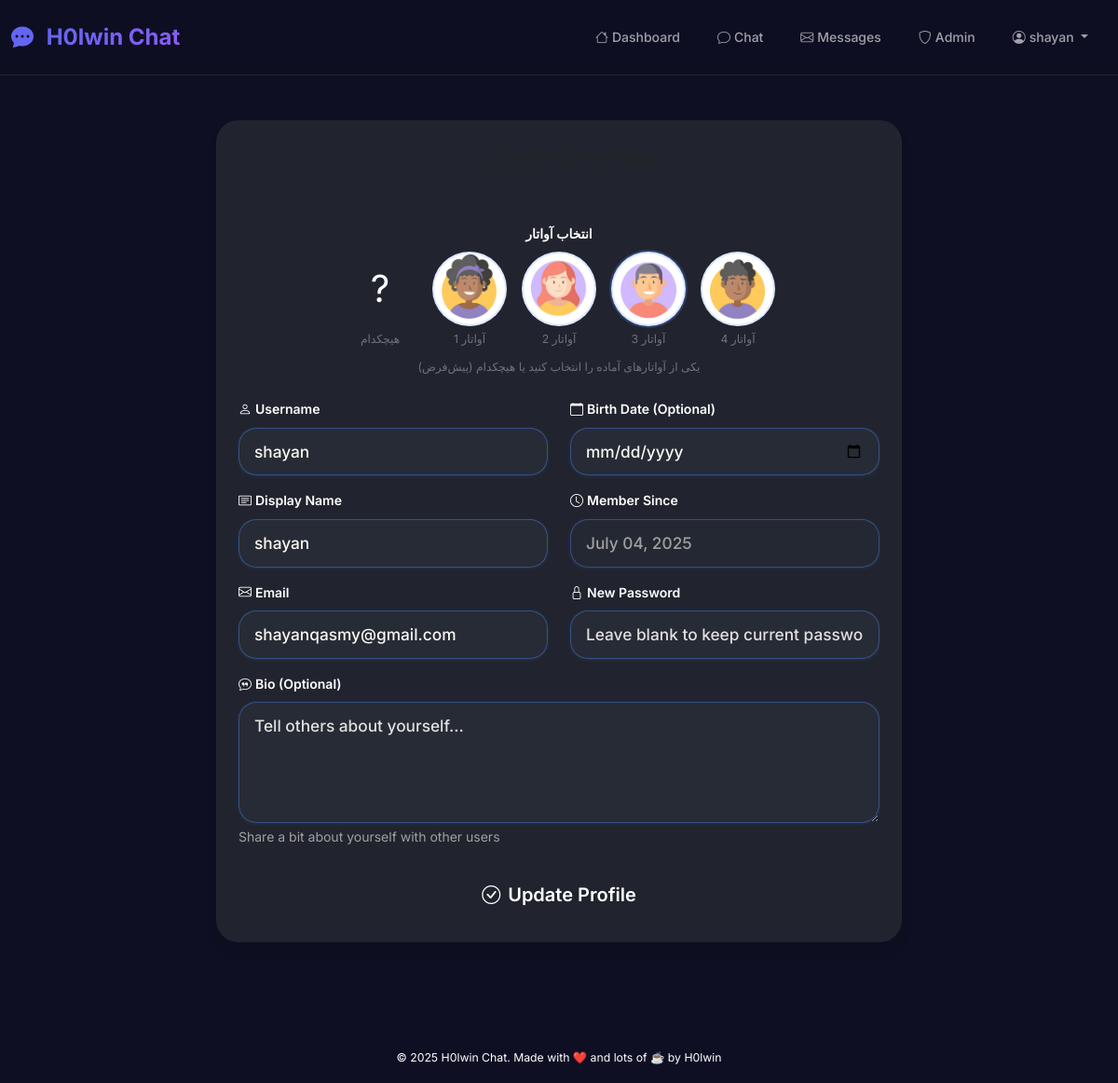
Screenshot of /profile (signed in) with the database file from the repository.
### tables this page shows
CREATE TABLE settings (
            key TEXT PRIMARY KEY,
            value TEXT
        );

CREATE TABLE "users" (
                    id INTEGER PRIMARY KEY AUTOINCREMENT,
                    username TEXT UNIQUE NOT NULL,
                    email TEXT UNIQUE NOT NULL,
                    hashed_password TEXT NOT NULL,
                    is_admin INTEGER DEFAULT 0,
                    created_at TIMESTAMP DEFAULT CURRENT_TIMESTAMP
                , display_name TEXT, bio TEXT, birth_date DATE, profile_image TEXT, last_seen TIMESTAMP);

### backend/app.py (the view, shortened to what this page needs)
@app.route('/profile', methods=['GET', 'POST'])
@login_required
def profile():
    error = None
    success = None
    avatar_dir = os.path.join(os.path.dirname(__file__), '../frontend/static/avatars')
    avatar_files = sorted([os.path.basename(f) for f in glob.glob(os.path.join(avatar_dir, 'avatar*.png'))])
    avatar_urls = [f'/static/avatars/{fname}' for fname in avatar_files]
    with get_db() as conn:
        cur = conn.cursor()
        cur.execute('''SELECT username, email, display_name, bio, birth_date, profile_image, created_at
                      FROM users WHERE id=?''', (current_user.id,))
        user = cur.fetchone()
    user_data = {
        'username': user[0],
        'email': user[1],
        'display_name': user[2] or user[0],
        'bio': user[3] or '',
        'birth_date': user[4] or '',
        'profile_image': user[5],
        'created_at': format_join_date(user[6]) if user[6] else 'Unknown'
    }
    return render_template('profile.html', user=user_data, error=error, success=success, avatars=avatar_urls)

### backend/app.py (called while the page is built)
@login_manager.user_loader
def load_user(user_id):
    return get_user_by_id(user_id)

def format_join_date(date_str):
    if not date_str:
        return 'Unknown'
    try:
        if isinstance(date_str, str):
            date_obj = datetime.fromisoformat(date_str.replace('Z', '+00:00'))
        else:
            date_obj = date_str
        return date_obj.strftime('%B %d, %Y')
    except:
        return str(date_str) if date_str else 'Unknown'

def get_db():
    db_path = os.path.join(os.path.dirname(__file__), 'db', 'chatroom.db')
    return sqlite3.connect(db_path)

def get_setting(key, default=None):
    with get_db() as conn:
        cur = conn.cursor()
        cur.execute('SELECT value FROM settings WHERE key = ?', (key,))
        row = cur.fetchone()
        return row[0] if row else default

@app.context_processor
def inject_site_name():
    site_name = get_setting('site_name', 'ChatRoom')
    return dict(site_name=site_name)

### backend/auth.py (called while the page is built)
def get_user_by_id(user_id):
    conn = sqlite3.connect(DB_PATH)
    cur = conn.cursor()
    cur.execute('''SELECT id, username, email, hashed_password, is_admin, created_at,
                   display_name, bio, birth_date, profile_image FROM users WHERE id = ?''', (user_id,))
    row = cur.fetchone()
    conn.close()
    if row:
        return User(*row)
    return None

### frontend/templates/profile.html (shortened to what this page needs)
{% extends 'base.html' %}
{% block content %}
<div class="container py-4">
    <div class="row justify-content-center">
        <div class="col-lg-8">
            <div class="card shadow-lg border-0" style="background: rgba(35,38,47,0.92); border-radius: 1.5rem; border: 1.5px solid rgba(79,140,255,0.15);">
                <div class="card-header bg-transparent border-0 text-center py-4">
                    <h2 class="mb-0" style="color: var(--color-primary); font-weight: 700;">
                        <i class="bi bi-person-gear me-2"></i>Edit Profile
                    </h2>
                </div>
                <div class="card-body p-4">
                    <form method="post" enctype="multipart/form-data" autocomplete="off">
                        <div class="text-center mb-4">
                            <label class="form-label mb-2" style="font-weight:600;">انتخاب آواتار</label>
                            <div class="d-flex flex-wrap justify-content-center gap-3 mb-2">
                                <label class="avatar-option">
                                    <div class="avatar-preview rounded-circle d-flex align-items-center justify-content-center" style="background:var(--color-primary);width:80px;height:80px;">
                                        <span style="font-size:2.5rem;color:#fff;">?</span>
                                    </div>
                                    <div class="small text-muted mt-1">هیچکدام</div>
                                </label>
                                {% for avatar in avatars %}
                                <label class="avatar-option">
                                    <div class="avatar-preview rounded-circle overflow-hidden d-flex align-items-center justify-content-center" style="width:80px;height:80px;background:#fff;border:2px solid #4f8cff33;">
                                        <img src="{{ avatar }}" alt="avatar" style="width:100%;height:100%;object-fit:cover;">
                                    </div>
                                    <div class="small text-muted mt-1">آواتار {{ loop.index }}</div>
                                </label>
                                {% endfor %}
                            </div>
                            <small class="text-muted">یکی از آواتارهای آماده را انتخاب کنید یا هیچکدام (پیش‌فرض)</small>
                        </div>
                        <div class="row">
                            <div class="col-md-6">
                                <div class="mb-3">
                                    <label for="username" class="form-label">
                                        <i class="bi bi-person me-1"></i>Username
                                    </label>
                                    <input type="text" class="form-control" id="username" name="username"
                                           value="{{ user.username }}" required>
                                </div>
                                <div class="mb-3">
                                    <label for="display_name" class="form-label">
                                        <i class="bi bi-card-text me-1"></i>Display Name
                                    </label>
                                    <input type="text" class="form-control" id="display_name" name="display_name"
                                           value="{{ user.display_name }}" placeholder="How others will see your name">
                                </div>
                                <div class="mb-3">
                                    <label for="email" class="form-label">
                                        <i class="bi bi-envelope me-1"></i>Email
                                    </label>
                                    <input type="email" class="form-control" id="email" name="email"
                                           value="{{ user.email }}" required>
                                </div>
                            </div>
                            <div class="col-md-6">
                                <div class="mb-3">
                                    <label for="birth_date" class="form-label">
                                        <i class="bi bi-calendar me-1"></i>Birth Date (Optional)
                                    </label>
                                    <input type="date" class="form-control" id="birth_date" name="birth_date"
                                           value="{{ user.birth_date }}">
                                </div>
                                <div class="mb-3">
                                    <label class="form-label">
                                        <i class="bi bi-clock me-1"></i>Member Since
                                    </label>
                                    <input type="text" class="form-control" value="{{ user.created_at }}" readonly
                                           style="background: rgba(40,44,54,0.5);">
                                </div>
                                <div class="mb-3">
                                    <label for="password" class="form-label">
                                        <i class="bi bi-lock me-1"></i>New Password
                                    </label>
                                    <input type="password" class="form-control" id="password" name="password"
                                           placeholder="Leave blank to keep current password">
                                </div>
                            </div>
                        </div>
                        <div class="mb-4">
                            <label for="bio" class="form-label">
                                <i class="bi bi-chat-quote me-1"></i>Bio (Optional)
                            </label>
                            <textarea class="form-control" id="bio" name="bio" rows="4"
                                      placeholder="Tell others about yourself...">{{ user.bio }}</textarea>
                            <div class="form-text">Share a bit about yourself with other users</div>
                        </div>
                        <div class="text-center">
                            <button type="submit" class="btn btn-primary btn-lg px-5">
                                <i class="bi bi-check-circle me-2"></i>Update Profile
                            </button>
                        </div>
                    </form>
                </div>
            </div>
        </div>
    </div>
</div>
{% endblock %}

### frontend/templates/base.html (shortened to what this page needs)
<!DOCTYPE html>
<html lang="en">
<head>
    <link href="https://cdn.jsdelivr.net/npm/bootstrap@5.3.2/dist/css/bootstrap.min.css" rel="stylesheet">
    <link href="https://cdn.jsdelivr.net/npm/bootstrap-icons@1.11.3/font/bootstrap-icons.min.css" rel="stylesheet">
    <link href="/static/css/main.css" rel="stylesheet">
    <link href="/static/css/rtl-support.css" rel="stylesheet">
    <link href="/static/css/spacing.css" rel="stylesheet">
</head>
<body class="app-body">
    <nav class="navbar navbar-expand-lg navbar-dark app-navbar">
        <div class="container-fluid">
            <a class="navbar-brand" href="/">
                <i class="bi bi-chat-dots-fill me-2"></i>
                <span class="brand-text">{{ site_name }}</span>
            </a>
            <div class="collapse navbar-collapse" id="navbarNav">
                <ul class="navbar-nav ms-auto">
                    {% if current_user.is_authenticated %}
                        <li class="nav-item">
                            <a class="nav-link" href="/dashboard">
                                <i class="bi bi-house me-1"></i>Dashboard
                            </a>
                        </li>
                        <li class="nav-item">
                            <a class="nav-link" href="/chat">
                                <i class="bi bi-chat me-1"></i>Chat
                            </a>
                        </li>
                        <li class="nav-item">
                            <a class="nav-link" href="/pm">
                                <i class="bi bi-envelope me-1"></i>Messages
                            </a>
                        </li>
                        {% if current_user.is_admin %}
                        <li class="nav-item">
                            <a class="nav-link admin-link" href="/admin">
                                <i class="bi bi-shield me-1"></i>Admin
                            </a>
                        </li>
                        {% endif %}
                        <li class="nav-item dropdown">
                            <a class="nav-link dropdown-toggle" href="#" role="button" data-bs-toggle="dropdown">
                                <i class="bi bi-person-circle me-1"></i>{{ current_user.username }}
                            </a>
                        </li>
                    {% endif %}
                </ul>
            </div>
        </div>
    </nav>
    <main class="app-main">
        {% block content %}{% endblock %}
    </main>
    <footer class="app-footer text-center py-3 mt-5">
        <small>
            © 2025 {{ site_name }}. Made with ❤️ and lots of ☕ by H0lwin
        </small>
    </footer>
    <div class="toast-container position-fixed bottom-0 end-0 p-3" style="z-index: 1100;">
    </div>
</body>
</html>

### frontend/static/css/main.css (style rules this page uses)
:root { --primary-color: #6366f1; --primary-dark: #4f46e5; --secondary-color: #8b5cf6; --accent-color: #06b6d4; --success-color: #10b981; --warning-color: #f59e0b; --danger-color: #ef4444; --bg-primary: #0f0f23; --bg-secondary: #1a1a2e; --bg-tertiary: #16213e; --bg-card: #1e1e2e; --bg-navbar: rgba(15, 15, 35, 0.95); --bg-overlay: rgba(0, 0, 0, 0.5); --text-primary: #ffffff; --text-secondary: #a1a1aa; --text-muted: #71717a; --text-inverse: #000000; --border-color: #27272a; --border-light: #3f3f46; --border-focus: #6366f1; --shadow-sm: 0 1px 2px 0 rgba(0, 0, 0, 0.05); --shadow-md: 0 4px 6px -1px rgba(0, 0, 0, 0.1); --shadow-lg: 0 10px 15px -3px rgba(0, 0, 0, 0.1); --shadow-xl: 0 20px 25px -5px rgba(0, 0, 0, 0.1); --spacing-xs: 0.25rem; --spacing-sm: 0.5rem; --spacing-md: 1rem; --spacing-lg: 1.5rem; --spacing-xl: 2rem; --spacing-2xl: 3rem; --spacing-3xl: 4rem; --message-padding-x: 1.25rem; --message-padding-y: 1rem; --message-margin-bottom: 1.5rem; --message-gap: 1rem; --radius-sm: 0.375rem; --radius-md: 0.5rem; --radius-lg: 0.75rem; --radius-xl: 1rem; --radius-2xl: 1.5rem; --transition-fast: 0.15s ease-in-out; --transition-normal: 0.3s ease-in-out; --transition-slow: 0.5s ease-in-out; }
* { margin: 0; padding: 0; box-sizing: border-box; }
body { font-family: 'Inter', -apple-system, BlinkMacSystemFont, 'Segoe UI', Roboto, sans-serif; font-size: 14px; line-height: 1.6; color: var(--text-primary); background: var(--bg-primary); overflow-x: hidden; }
.app-body { min-height: 100vh; display: flex; flex-direction: column; }
.app-navbar { background: var(--bg-navbar); backdrop-filter: blur(10px); border-bottom: 1px solid var(--border-color); padding: var(--spacing-md) 0; position: sticky; top: 0; z-index: 1000; }
.app-main { flex: 1; padding: var(--spacing-lg) 0; }
.navbar-brand { font-weight: 700; font-size: 1.5rem; color: var(--primary-color) !important; text-decoration: none; }
.brand-text { background: linear-gradient(135deg, var(--primary-color), var(--secondary-color)); -webkit-background-clip: text; -webkit-text-fill-color: transparent; background-clip: text; }
.navbar-nav .nav-link { color: var(--text-secondary) !important; font-weight: 500; padding: var(--spacing-sm) var(--spacing-md) !important; border-radius: var(--radius-md); transition: var(--transition-fast); margin: 0 var(--spacing-xs); }
.admin-link { color: var(--warning-color) !important; }
.card { background: var(--bg-card); border: 1px solid var(--border-color); border-radius: var(--radius-xl); box-shadow: var(--shadow-lg); transition: var(--transition-normal); }
.card-header { background: var(--bg-tertiary); border-bottom: 1px solid var(--border-color); border-radius: var(--radius-xl) var(--radius-xl) 0 0 !important; padding: var(--spacing-lg); }
.card-body { padding: var(--spacing-lg); }
.form-control, .form-select { background: var(--bg-secondary); border: 1px solid var(--border-color); color: var(--text-primary); border-radius: var(--radius-md); padding: var(--spacing-md); font-size: 14px; transition: var(--transition-fast); }
.form-control::placeholder { color: var(--text-muted); }
.form-label { color: var(--text-secondary); font-weight: 500; margin-bottom: var(--spacing-sm); }
.btn { font-weight: 500; border-radius: var(--radius-md); padding: var(--spacing-sm) var(--spacing-lg); transition: var(--transition-fast); border: none; cursor: pointer; }
.btn-primary { background: linear-gradient(135deg, var(--primary-color), var(--primary-dark)); color: white; }
.text-muted { color: var(--text-muted) !important; }
.shadow-lg { box-shadow: var(--shadow-lg) !important; }

### frontend/static/css/spacing.css (style rules this page uses)
.card-header { padding: var(--spacing-lg); margin: 0; border-bottom: 1px solid var(--border-color); background: var(--bg-tertiary); }
.card-body { padding: var(--spacing-lg); margin: 0; }

### rows the page displays
settings: value "H0lwin Chat"
users: username "shayan", display_name "shayan", email "shayanqasmy@gmail.com", created_at "July 04, 2025"
